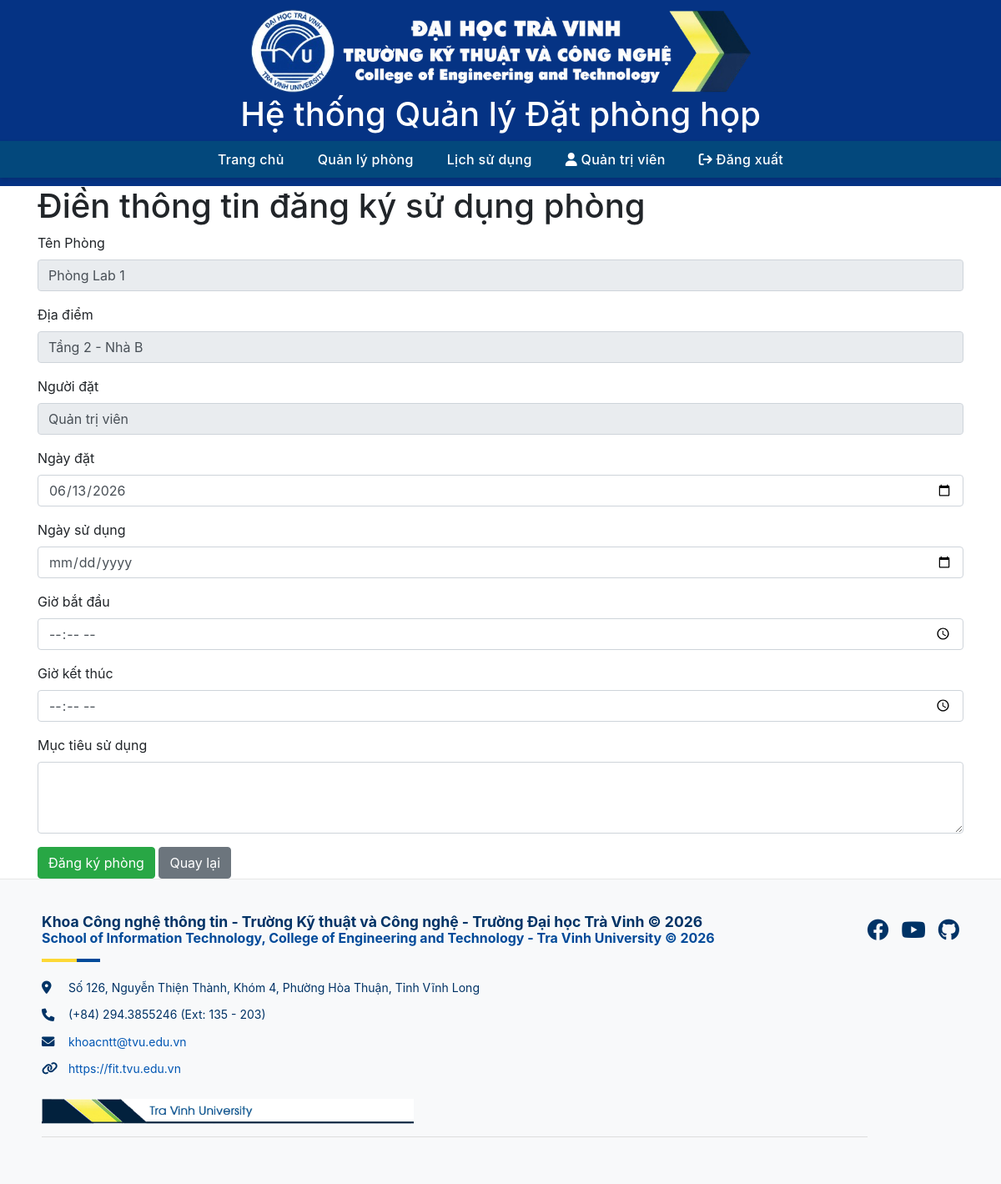
Before: /dangkyphong.php?sid=2 (signed in) with the older database file.
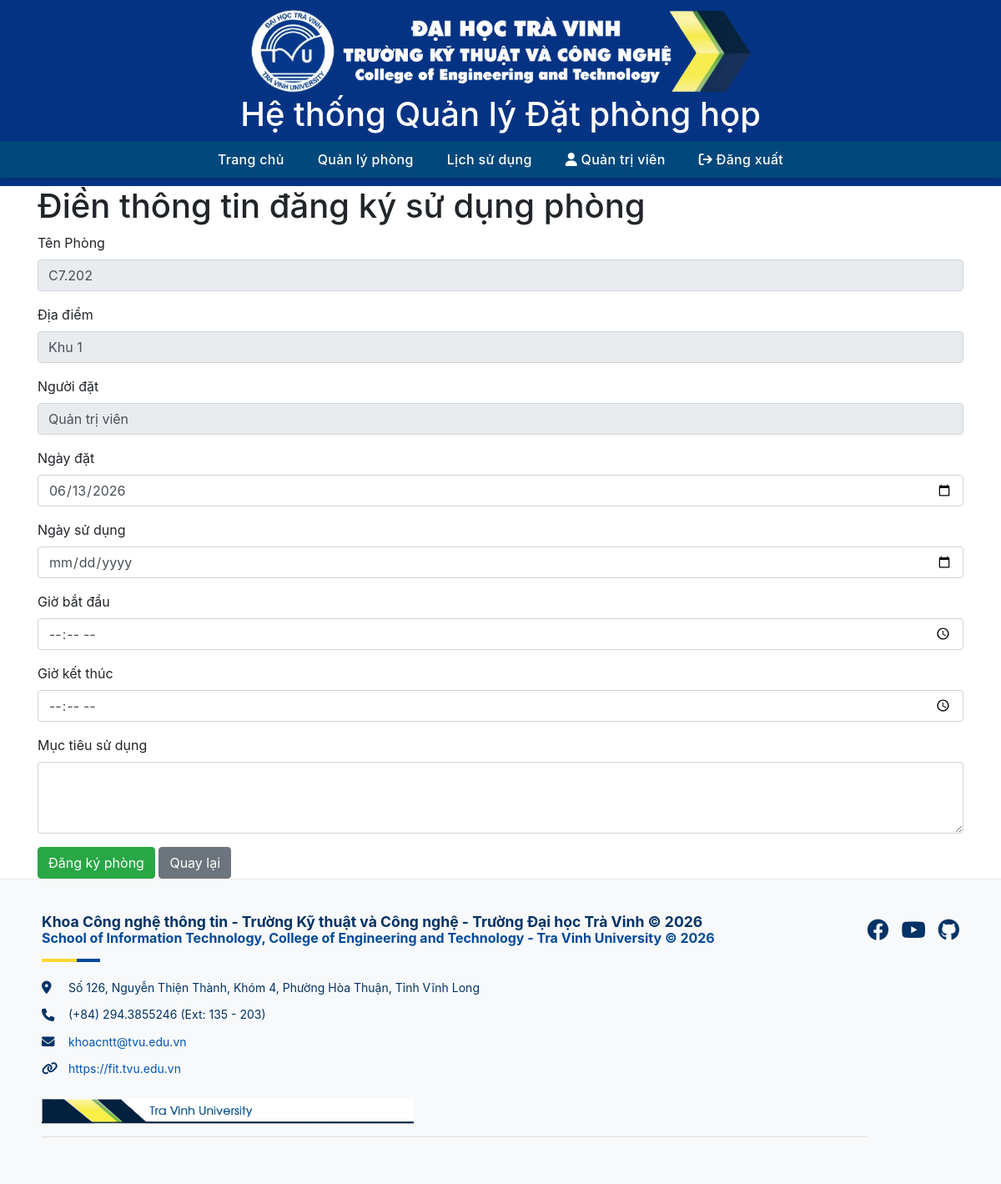
After: the same page with the newer database file.
### tables this page shows
CREATE TABLE IF NOT EXISTS phonghop (
    id INT AUTO_INCREMENT PRIMARY KEY,
    tenphong VARCHAR(100) NOT NULL,
    diadiem VARCHAR(200),
    succhua INT DEFAULT 0,
    mota TEXT
);

### www/dangkyphong.php (the view, shortened to what the changed rows need)
<?php
require_once 'ketnoi.php';
?>
<!DOCTYPE html>
<html lang="vi">
<head>
    <link rel="stylesheet" href="style.css" />
    <link rel="stylesheet" href="https://cdnjs.cloudflare.com/ajax/libs/font-awesome/6.0.0-beta3/css/all.min.css">
    <link rel="stylesheet" href="https://cdn.jsdelivr.net/npm/bootstrap@4.6.2/dist/css/bootstrap.min.css">
</head>
<body>
    <header>
        <h1 class="title">Hệ thống Quản lý Đặt phòng họp</h1>
    </header>
    <div class="container">
        <h1>Điền thông tin đăng ký sử dụng phòng</h1>
        <?php
            $room_id = isset($_GET['sid']) ? $_GET['sid'] : 0;
            $room_sql = "SELECT * FROM phonghop WHERE id = $room_id";
            $room_result = mysqli_query($conn, $room_sql);
            $room = mysqli_fetch_assoc($room_result);
        ?>
        <form action="xulyDangky.php" method="post">
            <div class="form-group">
                <label for="tenphong">Tên Phòng</label>
                <input type="text" id="tenphong" class="form-control" name="tenphong"
                       value="<?php echo isset($room['tenphong']) ? $room['tenphong'] : ''; ?>" readonly>
            </div>
            <div class="form-group">
                <label for="diadiem">Địa điểm</label>
                <input type="text" id="diadiem" class="form-control" name="diadiem"
                       value="<?php echo isset($room['diadiem']) ? $room['diadiem'] : ''; ?>" readonly>
            </div>
        </form>
    </div>
</body>
</html>

Changed rows visible on the page:
changed phonghop: tenphong "Phòng Lab 1" → "C7.202"; diadiem "Tầng 2 - Nhà B" → "Khu 1"
